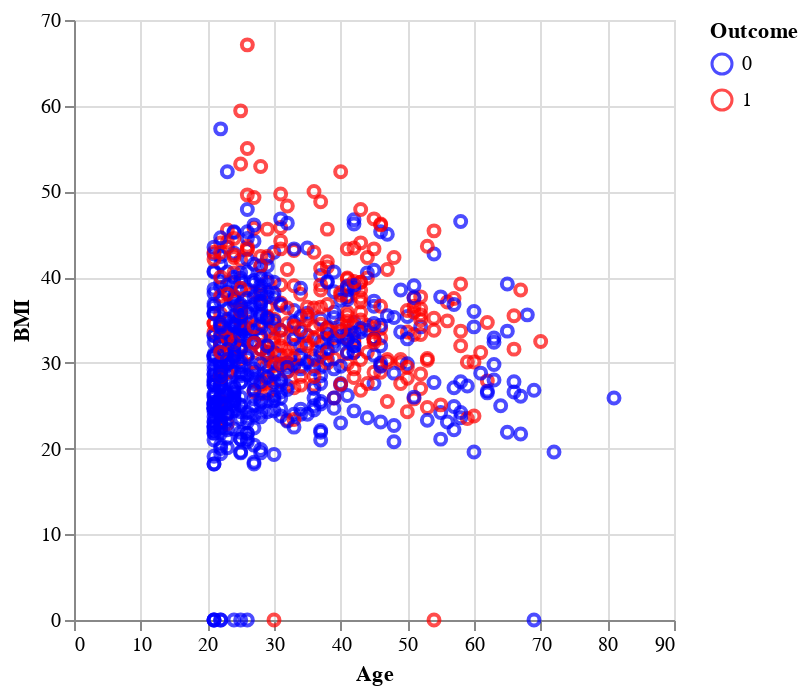

The cell this chart's notebook holds for it:
### Code cell
# 2. BMI vs. Age for Diabetic vs. Non-Diabetic
chart2 = alt.Chart(data).mark_point().encode(
    x=alt.X('Age:Q', title='Age'),
    y=alt.Y('BMI:Q', title='BMI'),
    color=alt.Color('Outcome:O', scale=alt.Scale(domain=[0, 1], range=['blue', 'red']), title='Outcome')
)
chart2

### Figure 1 — Vega-Lite specification as saved in the notebook (floating-point values rounded to 4 significant figures; data arrays with more than 128 entries replaced by an {"elided": "..."} marker saying what was removed)
{"config": {"view": {"continuousWidth": 300, "continuousHeight": 300}}, "data": {"name": "data-e190ea16c786491bec12ef293994116b"}, "mark": {"type": "point"}, "encoding": {"color": {"field": "Outcome", "scale": {"domain": [0, 1], "range": ["blue", "red"]}, "title": "Outcome", "type": "ordinal"}, "x": {"field": "Age", "title": "Age", "type": "quantitative"}, "y": {"field": "BMI", "title": "BMI", "type": "quantitative"}}, "$schema": "https://vega.github.io/schema/vega-lite/v5.17.0.json", "datasets": {"data-e190ea16c786491bec12ef293994116b": {"elided": "768 records"}}}
